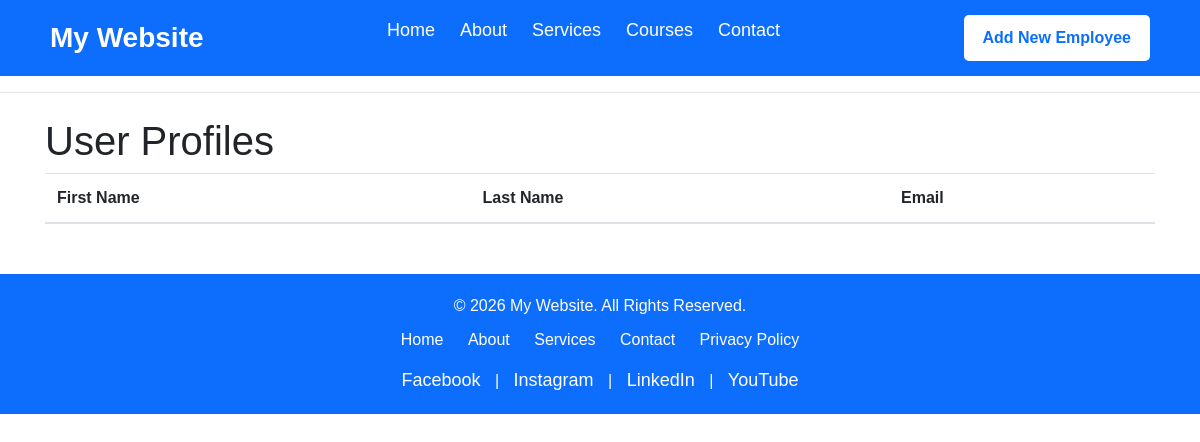
The app's page /, older data.
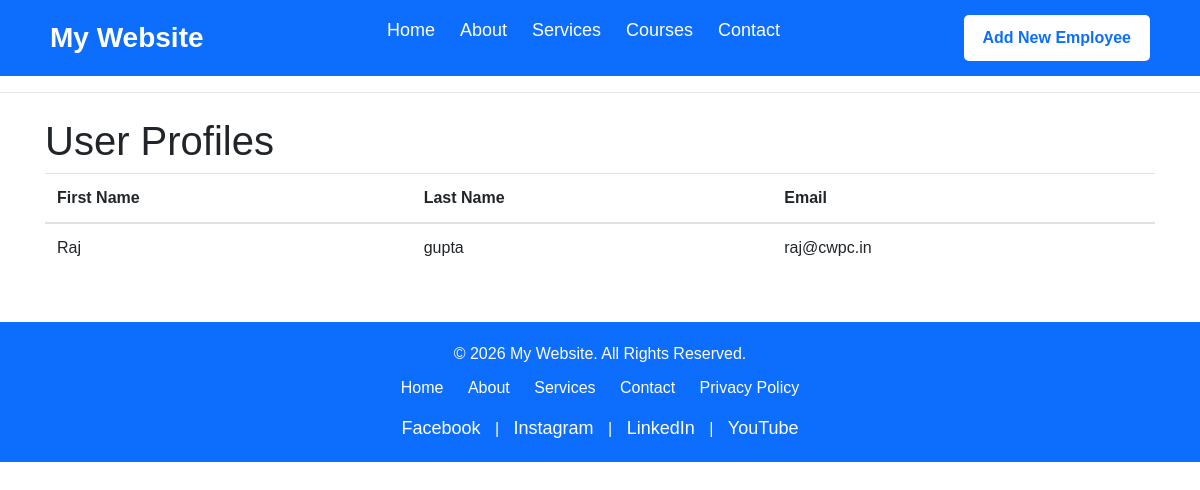
The same page, newer data.
### blogs/models.py (models this page shows)
class UserProfile(models.Model):
    first_name = models.CharField(max_length=100)
    last_name = models.CharField(max_length=100)
    email = models.EmailField(unique=True)
    phone_number = models.CharField(max_length=15 , null=True)

### blogs/views.py (the view)
# urls.py: path("", views.Home,name="home"),
def Home(request):
    profiles = UserProfile.objects.all()
    return render(request,"home.html",{'profiles': profiles})

### blogs/templates/home.html (shortened to what this page needs)
<!DOCTYPE html>
<html lang="en">
<head>
    <link rel="stylesheet" href="https://stackpath.bootstrapcdn.com/bootstrap/4.3.1/css/bootstrap.min.css"
>
</head>
<body>
    {% include "header.html" %}
    <hr>
    <div class="container mt-4">
    <h1>User Profiles</h1>
    <table class="table">
        <thead>
        <tr>
            <th scope="col">First Name</th>
            <th scope="col">Last Name</th>
            <th scope="col">Email</th>
        </tr>
        </thead>
        <tbody>
        {% for profile in profiles %}
            <tr>
                <td>{{ profile.first_name }}</td>
                <td>{{ profile.last_name }}</td>
                <td>{{ profile.email }}</td>
            </tr>
        {% endfor %}
        </tbody>
    </table>
</div>
    {% include "footer.html" %}
</body>
</html>

Row changes from the older to the newer data that the page shows:
added UserProfile: first_name "Raj", last_name "gupta", email "raj@cwpc.in"
